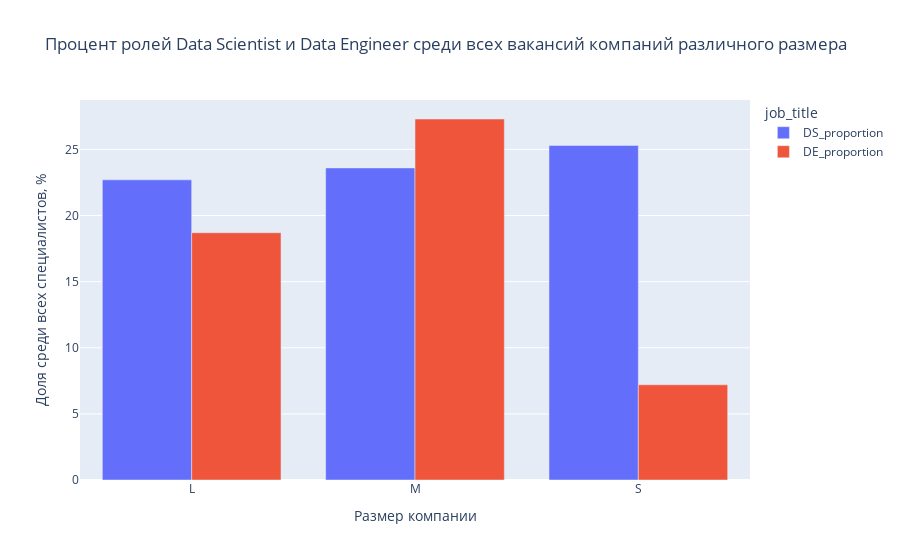

Notebook source saved alongside this figure:
### Markdown cell above
Data Scientist и Data Engineer являются наиболее популярными ролями.

### Code cell
# Хотим посмотреть, какой процент среди всех специалистов компаний определенного размера составляют DS и DE

# Создаем df, содержащий столбцы 'company_size' и 'job_title'
data_job_title = data[['company_size', 'job_title']].copy()
data_job_title.head(5)
# Формируем датафрейм с количеством разных ролей по размерам компаний
data_job_title = data_job_title.groupby(by=['company_size', 'job_title'])['job_title'].count().unstack()  

# Добавляем столбец с суммарным количеством разных специалистов в компании данного размера (сумма по строке)
data_job_title['sum_all'] = data_job_title.sum(axis=1)

#Оставляем столбцы с интересующими нас ролями
data_job_title = data_job_title[['Data Scientist', 'Data Engineer', 'sum_all']].copy()

#Добавим столбцы с долями интересующих нас профессий из общего числа строк данного размера компании (в процентах)
data_job_title['DS_proportion'] =  (data_job_title['Data Scientist']/data_job_title['sum_all']*100).round(1)
data_job_title['DE_proportion'] =  (data_job_title['Data Engineer']/data_job_title['sum_all']*100).round(1)

# Оставляем только столбцы с процентами
data_job_title = data_job_title.drop(['Data Scientist', 'Data Engineer', 'sum_all'], axis =1)

display(data_job_title)

fig_4=px.bar(data_job_title,
             barmode = 'group', 
             labels = {'company_size': 'Размер компании', 'value': 'Доля среди всех специалистов, %'},
             title = 'Процент ролей Data Scientist и Data Engineer среди всех вакансий компаний различного размера'
)
fig_4.show()

### Figure 1 — Plotly figure (JSON) as saved in the notebook; plotly's stock layout.template omitted (floating-point values rounded to 4 significant figures)
{"data": [{"alignmentgroup": "True", "hovertemplate": "job_title=DS_proportion<br>Размер компании=%{x}<br>Доля среди всех специалистов, %=%{y}<extra></extra>", "legendgroup": "DS_proportion", "marker": {"color": "#636efa", "pattern": {"shape": ""}}, "name": "DS_proportion", "offsetgroup": "DS_proportion", "orientation": "v", "showlegend": true, "textposition": "auto", "type": "bar", "x": ["L", "M", "S"], "xaxis": "x", "y": [22.7, 23.6, 25.3], "yaxis": "y"}, {"alignmentgroup": "True", "hovertemplate": "job_title=DE_proportion<br>Размер компании=%{x}<br>Доля среди всех специалистов, %=%{y}<extra></extra>", "legendgroup": "DE_proportion", "marker": {"color": "#EF553B", "pattern": {"shape": ""}}, "name": "DE_proportion", "offsetgroup": "DE_proportion", "orientation": "v", "showlegend": true, "textposition": "auto", "type": "bar", "x": ["L", "M", "S"], "xaxis": "x", "y": [18.7, 27.3, 7.2], "yaxis": "y"}], "layout": {"barmode": "group", "legend": {"title": {"text": "job_title"}, "tracegroupgap": 0}, "title": {"text": "Процент ролей Data Scientist и Data Engineer среди всех вакансий компаний различного размера"}, "xaxis": {"anchor": "y", "domain": [0, 1], "title": {"text": "Размер компании"}}, "yaxis": {"anchor": "x", "domain": [0, 1], "title": {"text": "Доля среди всех специалистов, %"}}}}
